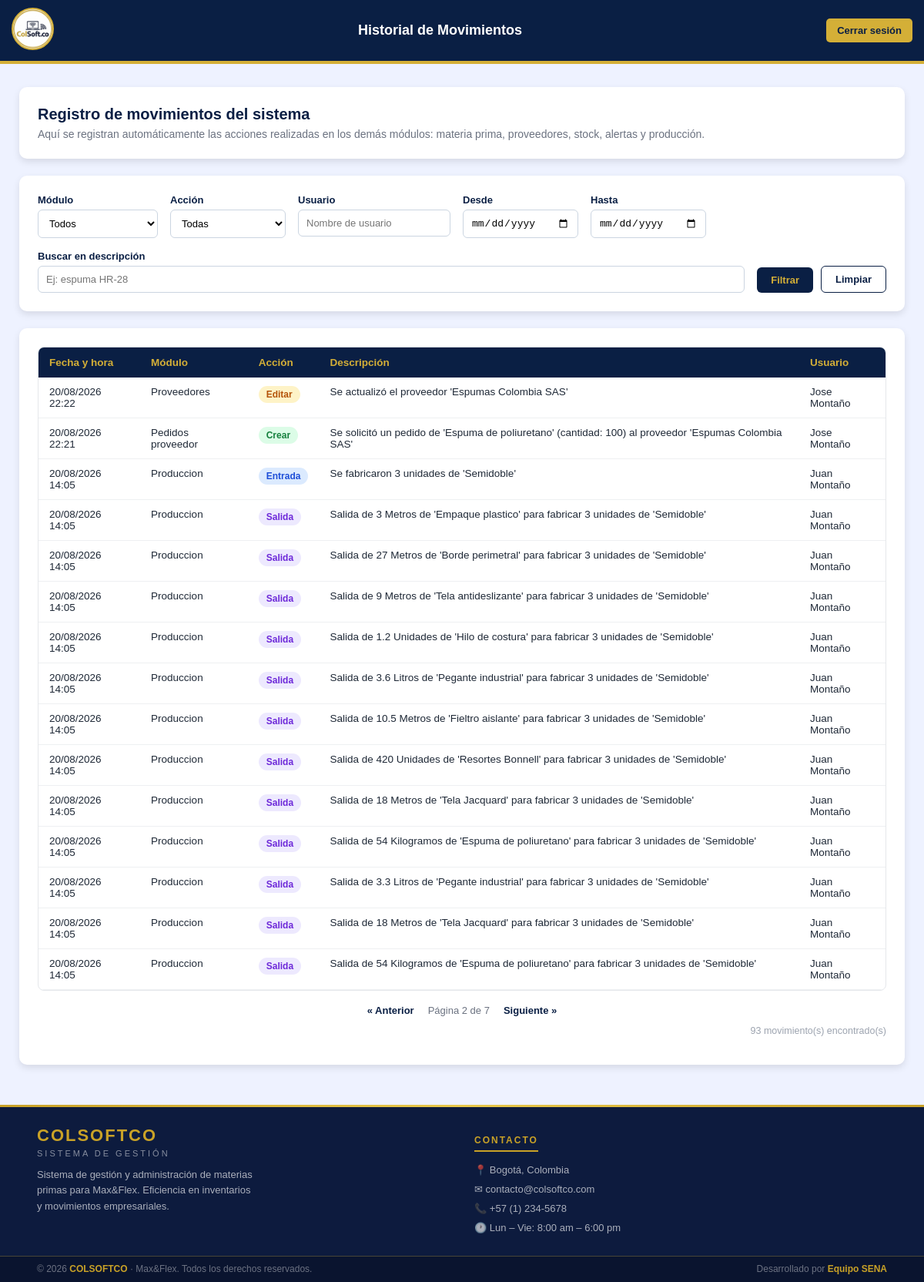
The page /view/historial_movimientos/historial.php?pagina=2 (signed in) on the database as committed earlier.
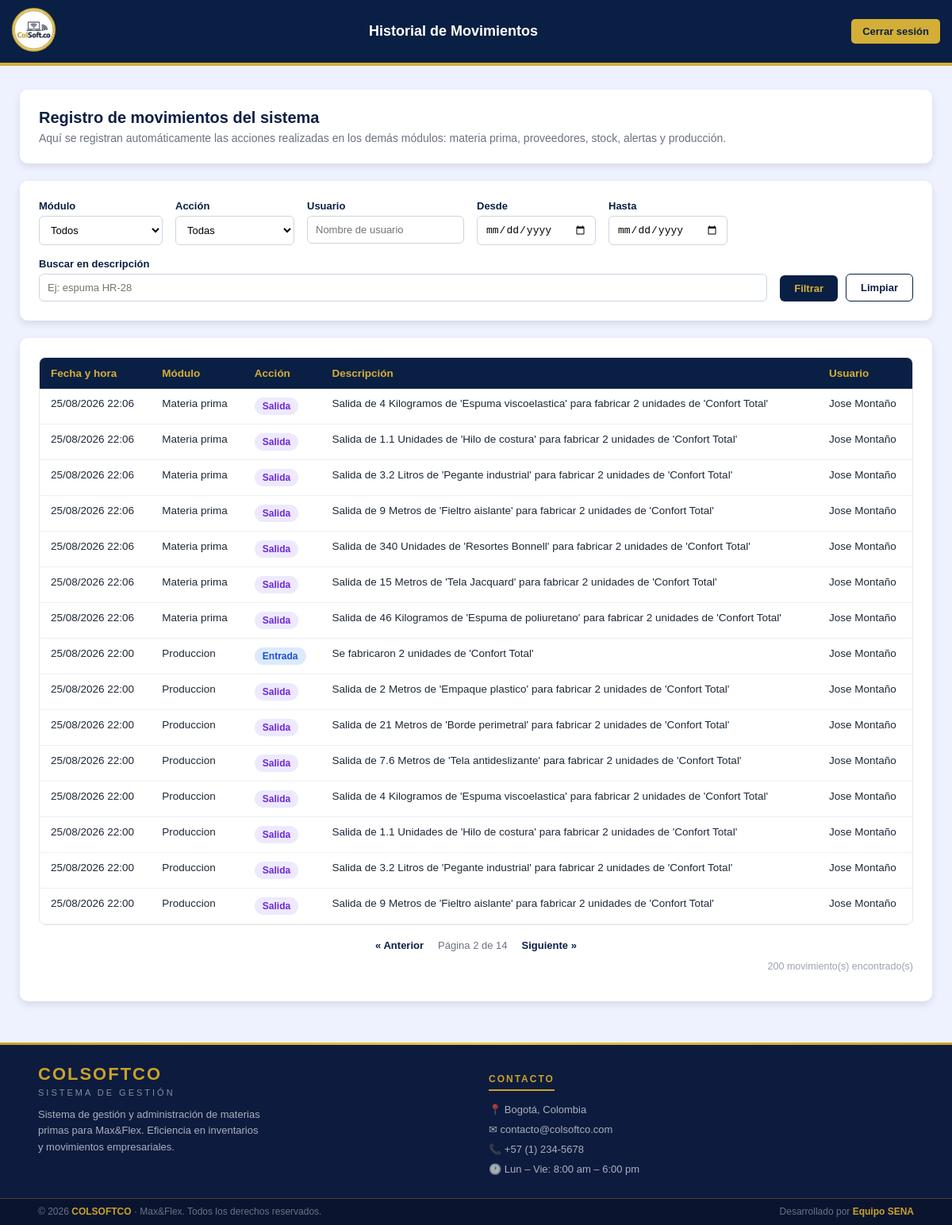
The same page on the database as committed later.
### tables this page shows
CREATE TABLE `historial_movimientos` (
  `id` int(11) NOT NULL,
  `modulo` varchar(50) NOT NULL,
  `accion` varchar(50) NOT NULL,
  `id_registro` int(11) DEFAULT NULL,
  `descripcion` text NOT NULL,
  `datos_anteriores` longtext DEFAULT NULL CHECK (json_valid(`datos_anteriores`)),
  `datos_nuevos` longtext DEFAULT NULL CHECK (json_valid(`datos_nuevos`)),
  `usuario_id` int(11) DEFAULT NULL,
  `usuario_nombre` varchar(100) NOT NULL,
  `ip` varchar(45) DEFAULT NULL,
  `fecha_hora` datetime NOT NULL DEFAULT current_timestamp()
);

### app/HistorialMovimientos.php (called while the page is built, shortened)
<?php
require_once __DIR__ . '/../config/conexion.php';
class HistorialMovimientos
{
    private PDO $conn;
    public function __construct()
    {
        $this->conexionObj = new Conexion();
        $this->conn = $this->conexionObj->getConnection();
    }
    public function obtener(array $filtros = [], int $pagina = 1, int $porPagina = 20): array
    {
        [$where, $params] = $this->construirFiltros($filtros);
        $offset = max(0, ($pagina - 1) * $porPagina);
        $sql = "SELECT * FROM historial_movimientos
                {$where}
                ORDER BY fecha_hora DESC
                LIMIT :limite OFFSET :offset";
        $stmt = $this->conn->prepare($sql);
        $stmt->bindValue(':limite', $porPagina, PDO::PARAM_INT);
        $stmt->bindValue(':offset', $offset, PDO::PARAM_INT);
        $stmt->execute();
        return $stmt->fetchAll(PDO::FETCH_ASSOC);
    }
    public function contarRegistros(array $filtros = []): int
    {
        [$where, $params] = $this->construirFiltros($filtros);
        $sql = "SELECT COUNT(*) AS total FROM historial_movimientos {$where}";
        $stmt = $this->conn->prepare($sql);
        $stmt->execute();
        return (int) $stmt->fetch(PDO::FETCH_ASSOC)['total'];
    }
    private function construirFiltros(array $filtros): array
    {
        $condiciones = [];
        $params = [];
        $where = count($condiciones) > 0 ? 'WHERE ' . implode(' AND ', $condiciones) : '';
        return [$where, $params];
    }
}

### config/conexion.php (called while the page is built, shortened)
<?php
  class Conexion
  {
    private string $Servidor = "localhost";
    private string $BaseDeDatos = "colsoftco";
    private string $Usuario = "root";
    private string $Password = "";
    public function getConnection(){
      $this->Conector = new PDO(
        "mysql:host=".$this->Servidor.";dbname=".$this->BaseDeDatos,
        $this->Usuario,
        $this->Password
      );
      $this->Conector->exec("set names utf8");
      return $this->Conector;
    }
  }

### view/historial_movimientos/historial.php (the view, shortened to what the changed rows need)
<?php
require_once __DIR__ . '/../../app/HistorialMovimientos.php';
$historial = new HistorialMovimientos();
$filtros = [
    'modulo'       => $_GET['modulo'] ?? '',
    'accion'       => $_GET['accion'] ?? '',
    'usuario'      => $_GET['usuario'] ?? '',
    'fecha_inicio' => $_GET['fecha_inicio'] ?? '',
    'fecha_fin'    => $_GET['fecha_fin'] ?? '',
    'buscar'       => $_GET['buscar'] ?? '',
];
$porPagina = 15;
$pagina    = isset($_GET['pagina']) ? max(1, (int) $_GET['pagina']) : 1;
$totalRegistros = $historial->contarRegistros($filtros);
$totalPaginas   = max(1, (int) ceil($totalRegistros / $porPagina));
$movimientos    = $historial->obtener($filtros, $pagina, $porPagina);
function claseAccion(string $accion): string
{
    return match ($accion) {
        'crear'    => 'badge badge-crear',
        'editar'   => 'badge badge-editar',
        'eliminar' => 'badge badge-eliminar',
        'entrada'  => 'badge badge-entrada',
        'salida'   => 'badge badge-salida',
        default    => 'badge badge-default',
    };
}
function construirQuery(array $filtros, int $pagina): string
{
    $params = array_filter($filtros);
    $params['pagina'] = $pagina;
    return http_build_query($params);
}
?>
<!DOCTYPE html>
<html lang="es">
<head>
    <link rel="stylesheet" href="historial.css">
</head>
<body>
    <header>
        <div class="header-title">
            <h1>Historial de Movimientos</h1>
        </div>
    </header>
    <div class="page-body">
        <main class="content">
            <div class="tarjeta">
                <h2>Registro de movimientos del sistema</h2>
            </div>
            <div class="tarjeta">
                <div class="tabla-wrapper">
                    <table class="tabla-historial">
                        <thead>
                            <tr>
                                <th>Fecha y hora</th>
                                <th>Módulo</th>
                                <th>Acción</th>
                                <th>Descripción</th>
                                <th>Usuario</th>
                            </tr>
                        </thead>
                        <tbody>
                            <?php if (count($movimientos) === 0): ?>
                                <tr>
                                    <td colspan="5" class="sin-resultados">
                                        No se encontraron movimientos con los filtros seleccionados.
                                    </td>
                                </tr>
                            <?php else: ?>
                                <?php foreach ($movimientos as $mov): ?>
                                    <tr>
                                        <td><?= date('d/m/Y H:i', strtotime($mov['fecha_hora'])) ?></td>
                                        <td><?= htmlspecialchars(ucfirst(str_replace('_', ' ', $mov['modulo']))) ?></td>
                                        <td><span class="<?= claseAccion($mov['accion']) ?>"><?= htmlspecialchars(ucfirst($mov['accion'])) ?></span></td>
                                        <td><?= htmlspecialchars($mov['descripcion']) ?></td>
                                        <td><?= htmlspecialchars($mov['usuario_nombre']) ?></td>
                                    </tr>
                                <?php endforeach; ?>
                            <?php endif; ?>
                        </tbody>
                    </table>
                </div>
                <?php if ($totalPaginas > 1): ?>
                    <div class="paginacion">
                        <?php if ($pagina > 1): ?>
                            <a href="?<?= construirQuery($filtros, $pagina - 1) ?>" class="pagina-link">&laquo; Anterior</a>
                        <?php endif; ?>
                        <span class="pagina-actual">Página <?= $pagina ?> de <?= $totalPaginas ?></span>
                        <?php if ($pagina < $totalPaginas): ?>
                            <a href="?<?= construirQuery($filtros, $pagina + 1) ?>" class="pagina-link">Siguiente &raquo;</a>
                        <?php endif; ?>
                    </div>
                <?php endif; ?>
                <p class="total-resultados"><?= $totalRegistros ?> movimiento(s) encontrado(s)</p>
            </div>
        </main>
    </div>
</body>
</html>

Rows that differ between the two databases and show on the page:
no longer on this page (row unchanged): historial_movimientos: fecha_hora "20/08/2026 22:22", modulo "Proveedores", accion "Editar", descripcion "Se actualizó el proveedor 'Espumas Colombia SAS'", usuario_nombre "Jose Montaño"
no longer on this page (row unchanged): historial_movimientos: fecha_hora "20/08/2026 22:21", modulo "Pedidos proveedor", accion "Crear", descripcion "Se solicitó un pedido de 'Espuma de poliuretano' (cantidad: 100) al proveedor 'Espumas Colombia SAS'", usuario_nombre "Jose Montaño"
no longer on this page (row unchanged): historial_movimientos: fecha_hora "20/08/2026 14:05", modulo "Produccion", accion "Entrada", descripcion "Se fabricaron 3 unidades de 'Semidoble'", usuario_nombre "Juan Montaño"
no longer on this page (row unchanged): historial_movimientos: fecha_hora "20/08/2026 14:05", modulo "Produccion", accion "Salida", descripcion "Salida de 3 Metros de 'Empaque plastico' para fabricar 3 unidades de 'Semidoble'", usuario_nombre "Juan Montaño"
no longer on this page (row unchanged): historial_movimientos: fecha_hora "20/08/2026 14:05", modulo "Produccion", accion "Salida", descripcion "Salida de 27 Metros de 'Borde perimetral' para fabricar 3 unidades de 'Semidoble'", usuario_nombre "Juan Montaño"
no longer on this page (row unchanged): historial_movimientos: fecha_hora "20/08/2026 14:05", modulo "Produccion", accion "Salida", descripcion "Salida de 9 Metros de 'Tela antideslizante' para fabricar 3 unidades de 'Semidoble'", usuario_nombre "Juan Montaño"
no longer on this page (row unchanged): historial_movimientos: fecha_hora "20/08/2026 14:05", modulo "Produccion", accion "Salida", descripcion "Salida de 1.2 Unidades de 'Hilo de costura' para fabricar 3 unidades de 'Semidoble'", usuario_nombre "Juan Montaño"
no longer on this page (row unchanged): historial_movimientos: fecha_hora "20/08/2026 14:05", modulo "Produccion", accion "Salida", descripcion "Salida de 3.6 Litros de 'Pegante industrial' para fabricar 3 unidades de 'Semidoble'", usuario_nombre "Juan Montaño"
no longer on this page (row unchanged): historial_movimientos: fecha_hora "20/08/2026 14:05", modulo "Produccion", accion "Salida", descripcion "Salida de 10.5 Metros de 'Fieltro aislante' para fabricar 3 unidades de 'Semidoble'", usuario_nombre "Juan Montaño"
no longer on this page (row unchanged): historial_movimientos: fecha_hora "20/08/2026 14:05", modulo "Produccion", accion "Salida", descripcion "Salida de 420 Unidades de 'Resortes Bonnell' para fabricar 3 unidades de 'Semidoble'", usuario_nombre "Juan Montaño"
no longer on this page (row unchanged): historial_movimientos: fecha_hora "20/08/2026 14:05", modulo "Produccion", accion "Salida", descripcion "Salida de 18 Metros de 'Tela Jacquard' para fabricar 3 unidades de 'Semidoble'", usuario_nombre "Juan Montaño"
no longer on this page (row unchanged): historial_movimientos: fecha_hora "20/08/2026 14:05", modulo "Produccion", accion "Salida", descripcion "Salida de 54 Kilogramos de 'Espuma de poliuretano' para fabricar 3 unidades de 'Semidoble'", usuario_nombre "Juan Montaño"
no longer on this page (row unchanged): historial_movimientos: fecha_hora "20/08/2026 14:05", modulo "Produccion", accion "Salida", descripcion "Salida de 3.3 Litros de 'Pegante industrial' para fabricar 3 unidades de 'Semidoble'", usuario_nombre "Juan Montaño"
no longer on this page (row unchanged): historial_movimientos: fecha_hora "20/08/2026 14:05", modulo "Produccion", accion "Salida", descripcion "Salida de 18 Metros de 'Tela Jacquard' para fabricar 3 unidades de 'Semidoble'", usuario_nombre "Juan Montaño"
no longer on this page (row unchanged): historial_movimientos: fecha_hora "20/08/2026 14:05", modulo "Produccion", accion "Salida", descripcion "Salida de 54 Kilogramos de 'Espuma de poliuretano' para fabricar 3 unidades de 'Semidoble'", usuario_nombre "Juan Montaño"
added historial_movimientos: fecha_hora "25/08/2026 22:06", modulo "Materia prima", accion "Salida", descripcion "Salida de 4 Kilogramos de 'Espuma viscoelastica' para fabricar 2 unidades de 'Confort Total'", usuario_nombre "Jose Montaño"
added historial_movimientos: fecha_hora "25/08/2026 22:06", modulo "Materia prima", accion "Salida", descripcion "Salida de 1.1 Unidades de 'Hilo de costura' para fabricar 2 unidades de 'Confort Total'", usuario_nombre "Jose Montaño"
added historial_movimientos: fecha_hora "25/08/2026 22:06", modulo "Materia prima", accion "Salida", descripcion "Salida de 3.2 Litros de 'Pegante industrial' para fabricar 2 unidades de 'Confort Total'", usuario_nombre "Jose Montaño"
added historial_movimientos: fecha_hora "25/08/2026 22:06", modulo "Materia prima", accion "Salida", descripcion "Salida de 9 Metros de 'Fieltro aislante' para fabricar 2 unidades de 'Confort Total'", usuario_nombre "Jose Montaño"
added historial_movimientos: fecha_hora "25/08/2026 22:06", modulo "Materia prima", accion "Salida", descripcion "Salida de 340 Unidades de 'Resortes Bonnell' para fabricar 2 unidades de 'Confort Total'", usuario_nombre "Jose Montaño"
added historial_movimientos: fecha_hora "25/08/2026 22:06", modulo "Materia prima", accion "Salida", descripcion "Salida de 15 Metros de 'Tela Jacquard' para fabricar 2 unidades de 'Confort Total'", usuario_nombre "Jose Montaño"
added historial_movimientos: fecha_hora "25/08/2026 22:06", modulo "Materia prima", accion "Salida", descripcion "Salida de 46 Kilogramos de 'Espuma de poliuretano' para fabricar 2 unidades de 'Confort Total'", usuario_nombre "Jose Montaño"
added historial_movimientos: fecha_hora "25/08/2026 22:00", modulo "Produccion", accion "Entrada", descripcion "Se fabricaron 2 unidades de 'Confort Total'", usuario_nombre "Jose Montaño"
added historial_movimientos: fecha_hora "25/08/2026 22:00", modulo "Produccion", accion "Salida", descripcion "Salida de 2 Metros de 'Empaque plastico' para fabricar 2 unidades de 'Confort Total'", usuario_nombre "Jose Montaño"
added historial_movimientos: fecha_hora "25/08/2026 22:00", modulo "Produccion", accion "Salida", descripcion "Salida de 21 Metros de 'Borde perimetral' para fabricar 2 unidades de 'Confort Total'", usuario_nombre "Jose Montaño"
added historial_movimientos: fecha_hora "25/08/2026 22:00", modulo "Produccion", accion "Salida", descripcion "Salida de 7.6 Metros de 'Tela antideslizante' para fabricar 2 unidades de 'Confort Total'", usuario_nombre "Jose Montaño"
added historial_movimientos: fecha_hora "25/08/2026 22:00", modulo "Produccion", accion "Salida", descripcion "Salida de 4 Kilogramos de 'Espuma viscoelastica' para fabricar 2 unidades de 'Confort Total'", usuario_nombre "Jose Montaño"
added historial_movimientos: fecha_hora "25/08/2026 22:00", modulo "Produccion", accion "Salida", descripcion "Salida de 1.1 Unidades de 'Hilo de costura' para fabricar 2 unidades de 'Confort Total'", usuario_nombre "Jose Montaño"
added historial_movimientos: fecha_hora "25/08/2026 22:00", modulo "Produccion", accion "Salida", descripcion "Salida de 3.2 Litros de 'Pegante industrial' para fabricar 2 unidades de 'Confort Total'", usuario_nombre "Jose Montaño"
added historial_movimientos: fecha_hora "25/08/2026 22:00", modulo "Produccion", accion "Salida", descripcion "Salida de 9 Metros de 'Fieltro aislante' para fabricar 2 unidades de 'Confort Total'", usuario_nombre "Jose Montaño"
Other text that changed with them:
$totalPaginas: "7" → "14"
$totalRegistros: "93" → "200"
